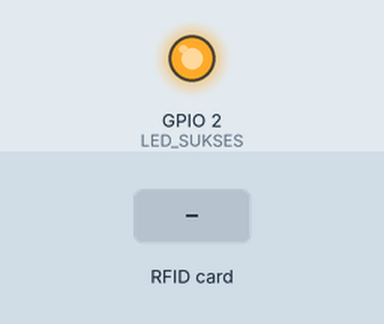
This sketch was run on a simulated ESP32. On the bench: output pins drawn as LEDs (lit = HIGH). The inputs (shaded band) are chosen by the test bench. WiFi joins after 1.5 s; servers stay silent unless stated; uploads are accepted with an empty reply; what the sketch prints to the serial monitor is not drawn.

Above: at 2.1 s.
At 3.8 s:
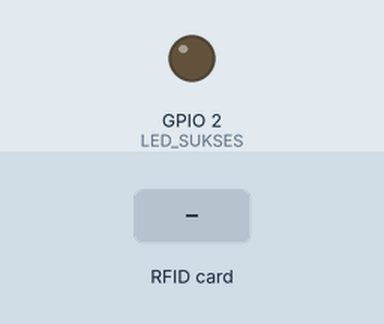
3.9 s: RFID card 5E 7A 19 C4 held to the reader
Timing chart, 0 to 6.9 s (numbered marks = the images above; inputs shaded):
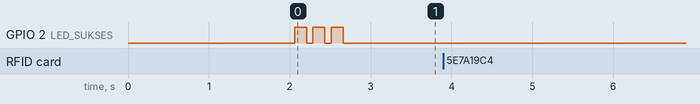

Measured:
- after the input at 3.9 s, every drawn part: stays the same

The sketch:

iuran_rt_rfid.ino
```cpp
/**
 * ============================================================
 *  SISTEM IURAN RT - ESP32 + RC522 RFID Reader
 * ============================================================
 *  Hardware :  ESP32 DevKit v1  +  MFRC522 RFID Module
 *  Endpoint  :  POST https://iuran-rt-zahrahmadani-app.fly.dev/api/rfid/tap
 *  Library   :  MFRC522 by GithubCommunity
 *               ArduinoJson by Benoit Blanchon
 *               HTTPClient (bawaan Arduino ESP32)
 * ============================================================
 *  WIRING RC522 ke ESP32:
 *    RC522 Pin  ->  ESP32 GPIO
 *    SDA (SS)   ->  GPIO 5   (bisa ganti, sesuaikan SS_PIN)
 *    SCK        ->  GPIO 18
 *    MOSI       ->  GPIO 23
 *    MISO       ->  GPIO 19
 *    IRQ        ->  (tidak dipakai)
 *    GND        ->  GND
 *    RST        ->  GPIO 22  (bisa ganti, sesuaikan RST_PIN)
 *    3.3V       ->  3.3V     !! JANGAN 5V, bisa merusak RC522 !!
 * ============================================================
 */

#include <SPI.h>
#include <MFRC522.h>
#include <WiFi.h>
#include <HTTPClient.h>
#include <ArduinoJson.h>

// ============================================================
//  ⚙️  KONFIGURASI — EDIT BAGIAN INI SESUAI KEBUTUHAN
// ============================================================

// --- WiFi ---
const char* WIFI_SSID     = "NamaWiFiKamu";      // Ganti nama WiFi
const char* WIFI_PASSWORD = "PasswordWiFiKamu";   // Ganti password WiFi

// --- Server / API ---
const char* SERVER_URL    = "https://iuran-rt-zahrahmadani-app.fly.dev/api/rfid/tap";
// Jika pakai ngrok lokal, ganti dengan:
// const char* SERVER_URL = "https://storeroom-exhale-pointless.ngrok-free.dev/api/rfid/tap";

// --- Pin RC522 ---
#define SS_PIN   5    // SDA/SS
#define RST_PIN  22   // RST

// --- Cooldown antar tap (ms) — cegah double-tap ---
#define COOLDOWN_MS  3000

// --- LED Indikator (opsional, pakai LED onboard ESP32) ---
#define LED_SUKSES  2    // LED onboard ESP32 (GPIO 2)
// Kalau mau LED tambahan: sambung LED + resistor 220Ω ke GPIO lain

// ============================================================
//  VARIABEL GLOBAL
// ============================================================
MFRC522 rfid(SS_PIN, RST_PIN);
unsigned long lastTapTime = 0;

// ============================================================
//  SETUP
// ============================================================
void setup() {
    Serial.begin(115200);
    delay(500);

    pinMode(LED_SUKSES, OUTPUT);
    digitalWrite(LED_SUKSES, LOW);

    Serial.println("===========================================");
    Serial.println("  SISTEM IURAN RT - RFID Reader ESP32");
    Serial.println("===========================================");

    // Init SPI & MFRC522
    SPI.begin();
    rfid.PCD_Init();
    rfid.PCD_DumpVersionToSerial();
    Serial.println("[RFID] RC522 siap.");

    // Koneksi WiFi
    Serial.print("[WiFi] Menghubungkan ke: ");
    Serial.println(WIFI_SSID);
    WiFi.begin(WIFI_SSID, WIFI_PASSWORD);

    int attempt = 0;
    while (WiFi.status() != WL_CONNECTED && attempt < 30) {
        delay(500);
        Serial.print(".");
        attempt++;
    }

    if (WiFi.status() == WL_CONNECTED) {
        Serial.println("\n[WiFi] ✓ Terhubung!");
        Serial.print("[WiFi] IP Address: ");
        Serial.println(WiFi.localIP());
        blinkLED(3, 150); // Blink 3x = WiFi OK
    } else {
        Serial.println("\n[WiFi] ✗ GAGAL KONEK! Cek SSID/Password.");
        blinkLED(10, 80); // Blink cepat = error
    }

    Serial.println("-------------------------------------------");
    Serial.println("[SIAP] Tempelkan kartu RFID...");
    Serial.println("===========================================");
}

// ============================================================
//  LOOP UTAMA
// ============================================================
void loop() {
    // Reconnect WiFi jika putus
    if (WiFi.status() != WL_CONNECTED) {
        Serial.println("[WiFi] Koneksi terputus, reconnecting...");
        WiFi.reconnect();
        delay(3000);
        return;
    }

    // Cek apakah ada kartu baru
    if (!rfid.PICC_IsNewCardPresent() || !rfid.PICC_ReadCardSerial()) {
        return;
    }

    // Cooldown — cegah tap ganda
    unsigned long now = millis();
    if (now - lastTapTime < COOLDOWN_MS) {
        rfid.PICC_HaltA();
        rfid.PCD_StopCrypto1();
        return;
    }
    lastTapTime = now;

    // Ambil UID
    String uid = bacaUID();
    Serial.println("-------------------------------------------");
    Serial.print("[RFID] Kartu terdeteksi! UID: ");
    Serial.println(uid);

    // Kirim ke server
    kirimKeServer(uid);

    // Hentikan komunikasi kartu
    rfid.PICC_HaltA();
    rfid.PCD_StopCrypto1();

    Serial.println("[SIAP] Tempelkan kartu RFID...");
    Serial.println("===========================================");
}

// ============================================================
//  FUNGSI: Baca UID dari kartu RFID
// ============================================================
String bacaUID() {
    String uid = "";
    for (byte i = 0; i < rfid.uid.size; i++) {
        if (rfid.uid.uidByte[i] < 0x10) uid += "0";
        uid += String(rfid.uid.uidByte[i], HEX);
    }
    uid.toUpperCase();
    return uid;
}

// ============================================================
//  FUNGSI: Kirim UID ke API Laravel
// ============================================================
void kirimKeServer(String uid) {
    if (WiFi.status() != WL_CONNECTED) {
        Serial.println("[HTTP] Gagal: WiFi tidak terhubung.");
        return;
    }

    HTTPClient http;
    http.begin(SERVER_URL);
    http.addHeader("Content-Type", "application/json");
    http.addHeader("Accept", "application/json");
    // Timeout 10 detik
    http.setTimeout(10000);

    // Buat JSON payload
    StaticJsonDocument<256> doc;
    doc["rfid_uid"] = uid;
    doc["source"]   = "rfid_esp32";

    String payload;
    serializeJson(doc, payload);

    Serial.print("[HTTP] POST ke: ");
    Serial.println(SERVER_URL);
    Serial.print("[HTTP] Payload: ");
    Serial.println(payload);

    int httpCode = http.POST(payload);

    Serial.print("[HTTP] Response Code: ");
    Serial.println(httpCode);

    if (httpCode > 0) {
        String response = http.getString();
        Serial.print("[HTTP] Response: ");
        Serial.println(response);

        // Parse JSON response
        StaticJsonDocument<512> res;
        DeserializationError err = deserializeJson(res, response);

        if (!err) {
            bool success   = res["success"] | false;
            String code    = res["code"]    | "UNKNOWN";
            String message = res["message"] | "Tidak ada pesan.";
            String warga   = res["warga"]   | "";

            Serial.println("---");
            Serial.print("[STATUS] Code   : "); Serial.println(code);
            Serial.print("[STATUS] Pesan  : "); Serial.println(message);
            if (warga != "") {
                Serial.print("[STATUS] Warga  : "); Serial.println(warga);
            }

            if (success && code == "PAYMENT_SUCCESS") {
                // ✅ Pembayaran berhasil
                long nominal  = res["nominal"]   | 0;
                String iuran  = res["iuran"]     | "";
                long saldo    = res["saldo_kas"] | 0;
                Serial.print("[STATUS] Iuran  : "); Serial.println(iuran);
                Serial.print("[STATUS] Nominal: Rp "); Serial.println(nominal);
                Serial.print("[STATUS] Saldo Kas: Rp "); Serial.println(saldo);
                blinkLED(2, 300);  // Blink 2x lambat = sukses

            } else if (code == "ALREADY_PAID") {
                // ⚠️ Sudah bayar bulan ini
                Serial.println("[STATUS] ⚠ Sudah lunas bulan ini!");
                blinkLED(5, 100);  // Blink 5x cepat = sudah bayar

            } else if (code == "NOT_REGISTERED") {
                // ❌ Kartu belum terdaftar
                Serial.println("[STATUS] ❌ Kartu BELUM TERDAFTAR di sistem!");
                Serial.println("[STATUS] Daftarkan kartu ini di Web Admin.");
                blinkLED(1, 1000); // Blink 1x panjang = error

            } else if (code == "WARGA_INACTIVE") {
                // ❌ Warga non-aktif
                Serial.println("[STATUS] ❌ Warga berstatus Non-Aktif!");
                blinkLED(1, 1000);

            } else {
                Serial.println("[STATUS] ❌ Error tidak dikenal.");
                blinkLED(1, 1000);
            }
        } else {
            Serial.println("[HTTP] Gagal parse JSON response.");
        }

    } else {
        Serial.print("[HTTP] ✗ Error koneksi ke server: ");
        Serial.println(http.errorToString(httpCode).c_str());
        blinkLED(1, 2000);
    }

    http.end();
}

// ============================================================
//  FUNGSI: Kedipkan LED
// ============================================================
void blinkLED(int kali, int durasiMs) {
    for (int i = 0; i < kali; i++) {
        digitalWrite(LED_SUKSES, HIGH);
        delay(durasiMs);
        digitalWrite(LED_SUKSES, LOW);
        if (i < kali - 1) delay(durasiMs / 2);
    }
}
```
